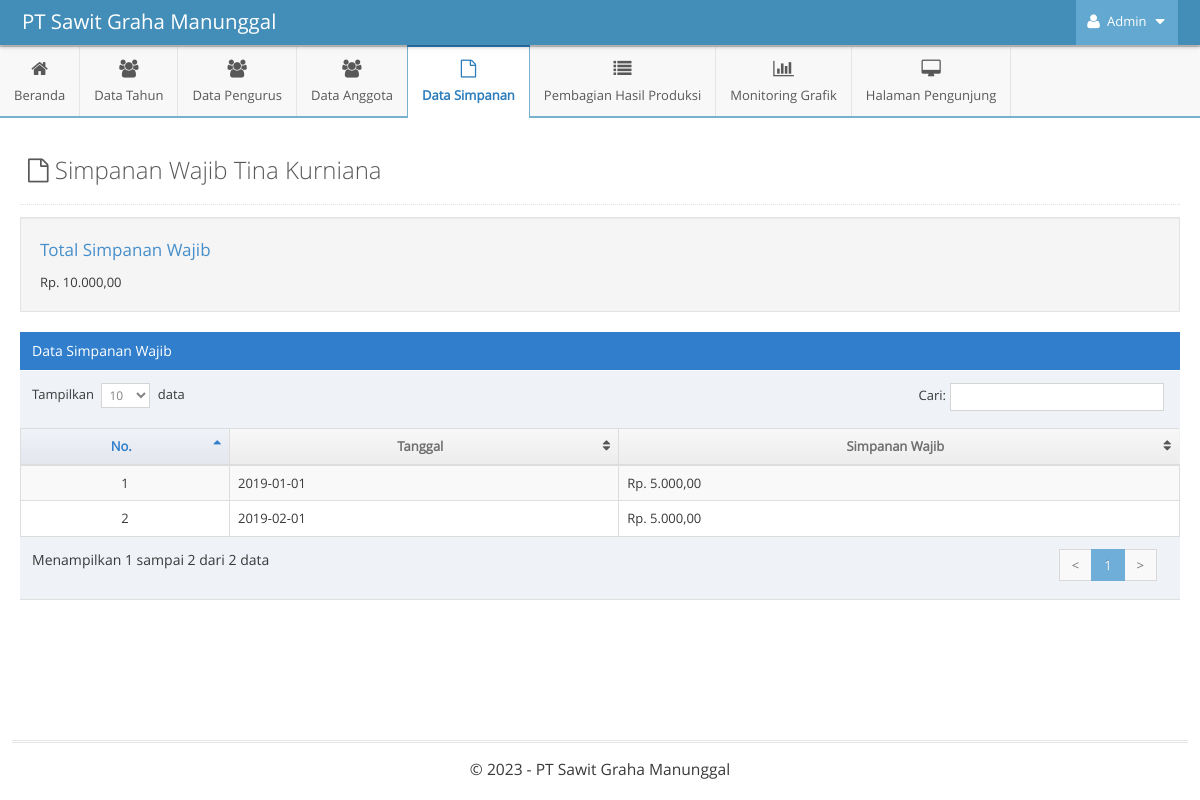
The page /admin/indexAdmin.php?p=kelola-simpanan-wajib&m=simpanan-wajib-anggota&id_anggota=1 (signed in) on the database its author committed.
### tables this page shows
CREATE TABLE `anggota` (
  `id_anggota` int(11) NOT NULL AUTO_INCREMENT,
  `username` varchar(255) NOT NULL,
  `password` varchar(255) NOT NULL,
  `nama` varchar(255) NOT NULL,
  `no_kartu` varchar(255) NOT NULL,
  `no_registrasi` varchar(255) NOT NULL,
  `alamat` text NOT NULL,
  `ktp` varchar(16) NOT NULL,
  `luas_plasma` varchar(255) NOT NULL,
  `foto` varchar(255) NOT NULL,
  `no_rek` varchar(255) NOT NULL,
  `bank` varchar(255) NOT NULL,
  `id_tahun` int(11) NOT NULL,
  `no_hp` varchar(255) NOT NULL,
  `status` varchar(255) NOT NULL,
  PRIMARY KEY (`id_anggota`),
  KEY `id_tahun` (`id_tahun`),
  CONSTRAINT `anggota_ibfk_1` FOREIGN KEY (`id_tahun`) REFERENCES `tahun` (`id`) ON DELETE CASCADE ON UPDATE CASCADE
);

CREATE TABLE `simpanan_wajib` (
  `id` int(11) NOT NULL AUTO_INCREMENT,
  `id_anggota` int(11) NOT NULL,
  `tanggal` date NOT NULL,
  `simpanan_wajib` bigint(20) NOT NULL,
  `id_bulan` int(11) NOT NULL,
  `id_tahun` int(11) NOT NULL,
  PRIMARY KEY (`id`),
  KEY `id_anggota` (`id_anggota`),
  KEY `id_tahun` (`id_tahun`),
  KEY `id_bulan` (`id_bulan`),
  CONSTRAINT `simpanan_wajib_ibfk_1` FOREIGN KEY (`id_anggota`) REFERENCES `anggota` (`id_anggota`) ON DELETE CASCADE,
  CONSTRAINT `simpanan_wajib_ibfk_3` FOREIGN KEY (`id_tahun`) REFERENCES `tahun` (`id`) ON DELETE CASCADE ON UPDATE CASCADE,
  CONSTRAINT `simpanan_wajib_ibfk_4` FOREIGN KEY (`id_bulan`) REFERENCES `bulan` (`id`) ON DELETE CASCADE ON UPDATE CASCADE
);

### function-show.php (called while the page is built)
<?php
$host = 'localhost';
$username = 'root';
$password = '';
$dbname = 'skripsi-pirda2';
$conn = mysqli_connect($host, $username, $password, $dbname);
function tampilData($query)
{
    global $conn;
    $result = mysqli_query($conn, $query);
    $rows = [];
    while ($row = mysqli_fetch_assoc($result)) {
        $rows[] = $row;
    }
    return $rows;
}
?>

### admin/pages-admin/kelola-simpanan-wajib/simpanan-wajib-anggota.php (the view, shortened to what this page needs)
<?php
$id_anggota = $_GET['id_anggota'];
$query_simpanan_wajib = "SELECT
							*
						FROM
							simpanan_wajib
						INNER JOIN anggota ON anggota.id_anggota = simpanan_wajib.id_anggota
                        WHERE anggota.id_anggota = '$id_anggota'";
$simpanan_wajib = tampilData($query_simpanan_wajib);
$query_anggota = "SELECT * FROM anggota WHERE id_anggota = '$id_anggota'";
$anggota = tampilData($query_anggota);
$query_jumlah = "SELECT SUM(simpanan_wajib) AS jumlah FROM simpanan_wajib
                INNER JOIN anggota ON anggota.id_anggota = simpanan_wajib.id_anggota
                WHERE anggota.id_anggota = $id_anggota";
$jumlah_simpanan = tampilData($query_jumlah);
?>
<div class="page-content">
    <div class="page-header">
        <h1 style="color:#585858">
            <i class="ace-icon fa fa-file-o"></i> Simpanan Wajib <?= $anggota[0]['nama']; ?>
        </h1>
    </div>
    <div class="row">
        <div class="col-xs-12">
            <div class="well">
                <h4 class="blue smaller dark">Total Simpanan Wajib</h4>
                Rp. <?= number_format($jumlah_simpanan[0]['jumlah'], 2, ",", "."); ?>
            </div>
        </div>
    </div>
    <div class="row">
        <div class="col-xs-12">
            <div class="row">
                <div class="col-xs-12">
                    <div class="table-header">
                        Data Simpanan Wajib
                    </div>
                    <div>
                        <table id="dynamic-table" class="table table-striped table-bordered table-hover">
                            <thead>
                                <tr>
                                    <th>No.</th>
                                    <th>Tanggal</th>
                                    <th>Simpanan Wajib</th>
                                </tr>
                            </thead>
                            <tbody>
                                <?php
                                $i = 1;
                                foreach ($simpanan_wajib as $sw) {
                                ?>
                                    <tr>
                                        <td class="center"><?= $i ?></td>
                                        <td><?= $sw['tanggal'] ?></td>
                                        <td>Rp. <?= number_format($sw['simpanan_wajib'], 2, ",", "."); ?></td>
                                    </tr>
                                <?php
                                    $i++;
                                }
                                ?>
                            </tbody>
                        </table>
                    </div>
                </div>
            </div>
        </div>
    </div>
</div>

### rows shown on the page
anggota: nama "Tina Kurniana"
simpanan_wajib: tanggal "2019-01-01", simpanan_wajib "5.000,00"
simpanan_wajib: tanggal "2019-02-01", simpanan_wajib "5.000,00"

### other values the page prints
$jumlah_simpanan[0]['jumlah'] "10.000,00"
